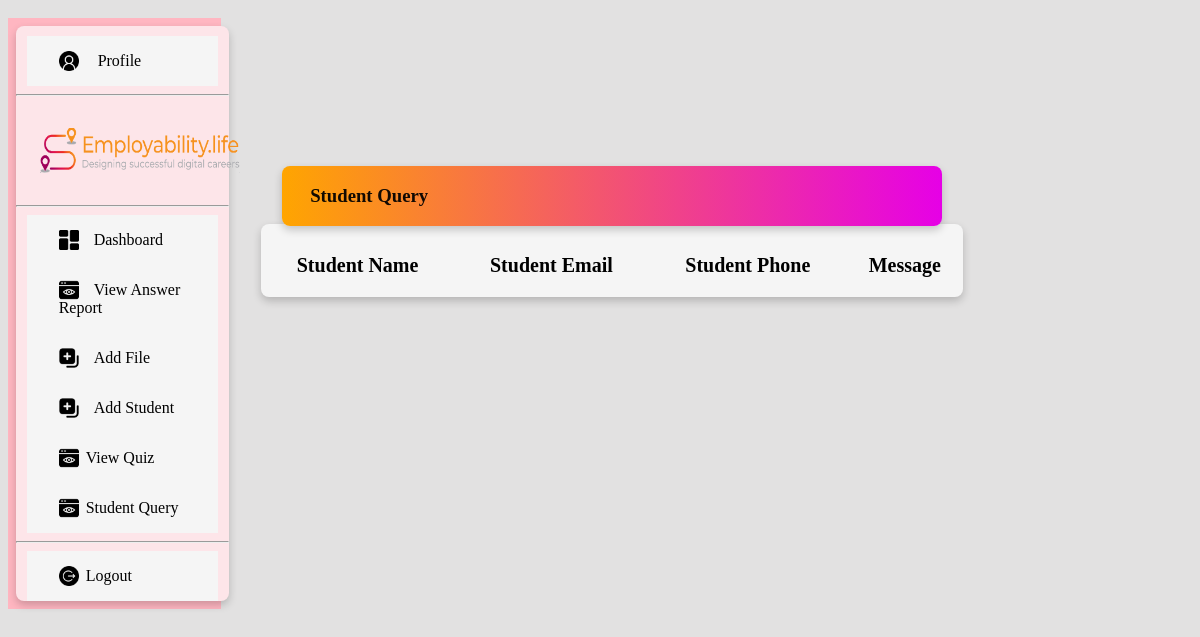
/viewquery/ (signed in), run on an earlier commit of the app's database.
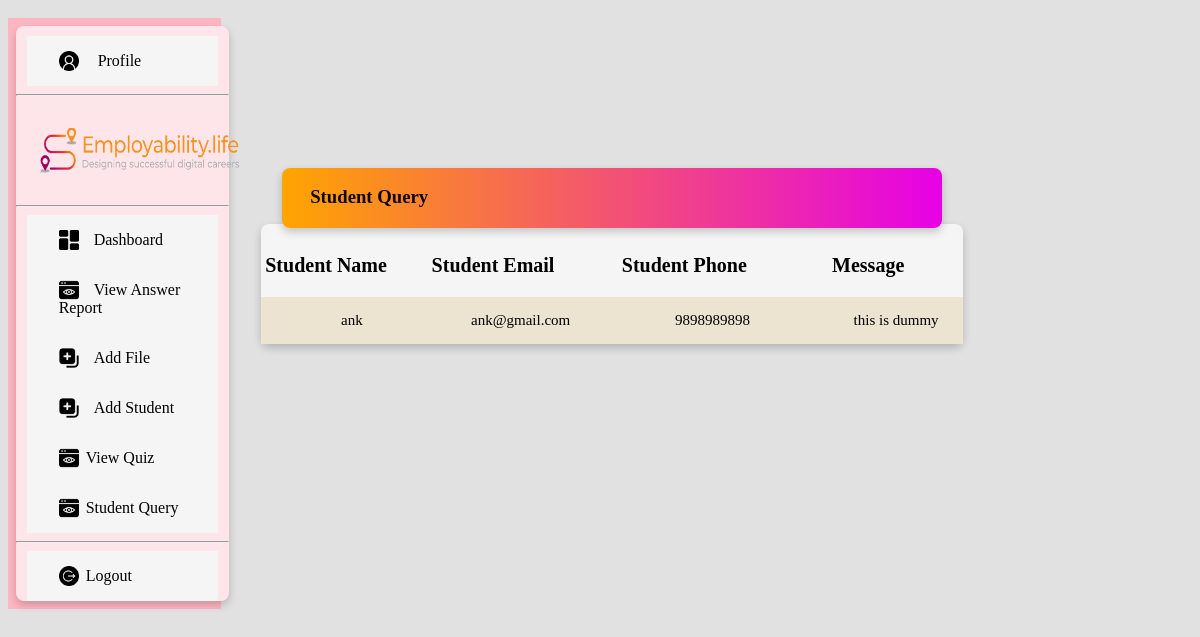
And on a later commit of the database.
### quiz/models.py (models this page shows, shortened)
class contactForm(models.Model):
    name = models.CharField(default="", max_length=30)
    email = models.EmailField(default="")
    phone = models.PositiveIntegerField(default="")
    message = models.TextField(default="")

### quiz/views.py (the view)
# urls.py: path('viewquery/', view_query, name='view_query'),
def view_query(request):
    if 'email' in request.session:
        c_form = contactForm.objects.all()
        return render(request, 'view_query.html', {'c_form': c_form})
    return redirect('sign1')

### quiz/templates/view_query.html
{% extends 'admin_base.html' %}
{% load static %}
{% block content %}
<div class="stdreportdrd">
    <div class="dashboard">
        <div class="card table stdtbl">
            <div class="card studentreport">
                <h3 style="font-weight: bold;">&nbsp &nbsp &nbsp Student Query</h3>
            </div>
            <table>
                <tr>
                    <th>Student Name</th>
                    <th>Student Email</th>
                    <th>Student Phone</th>
                    <th>Message</th>
                </tr>
                {% for i in c_form %}
                <tr>
                    <td>{{i.name}}</td>
                    <td>{{i.email}}</td>
                    <td>{{i.phone}}</td>
                    <td>{{i.message}}</td>
                </tr>
                {% endfor %}
            </table>
        </div>
    </div>
    {% endblock %}

What changed in the data, as far as the page shows it:
added contactForm: name "ank", email "ank@gmail.com", phone "9898989898", message "this is dummy"
